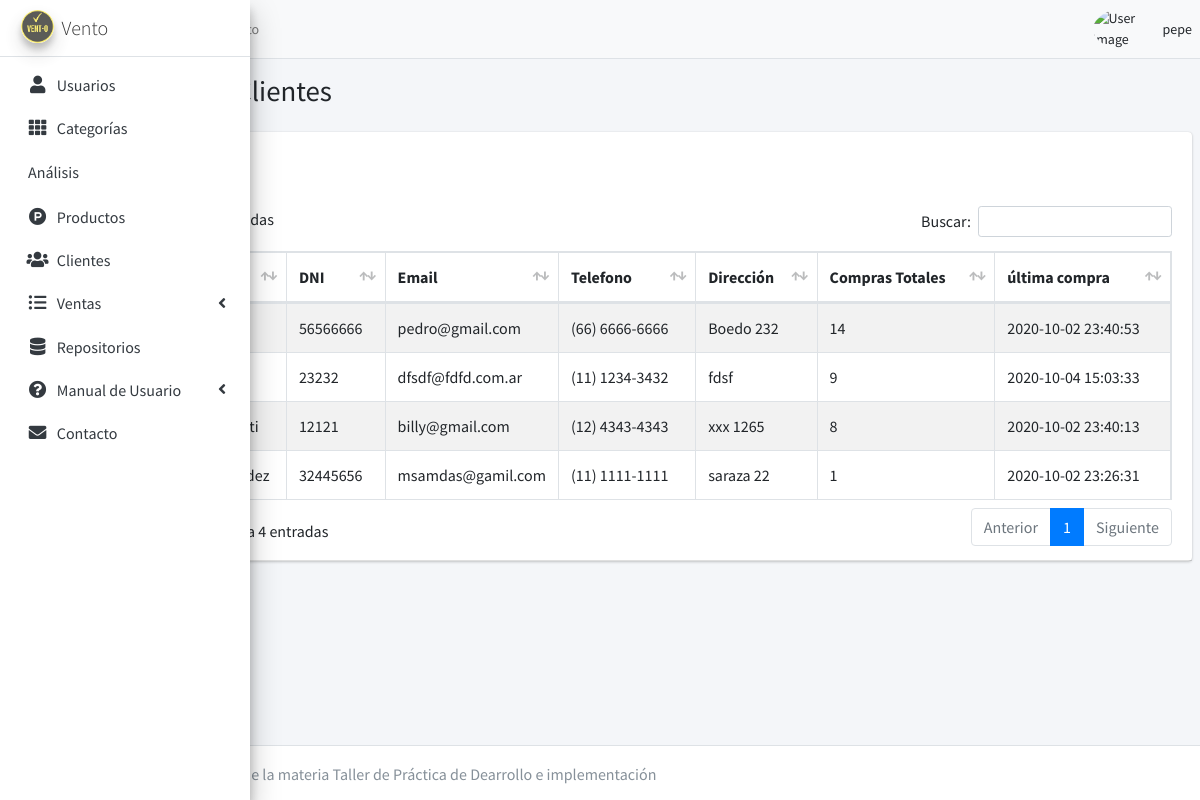
The app's page /ClientesVista (signed in) with its own data.
### tables this page shows
CREATE TABLE IF NOT EXISTS `clientes` (
  `id` int(11) NOT NULL AUTO_INCREMENT,
  `nombre` text DEFAULT NULL,
  `documento` int(11) DEFAULT NULL,
  `email` text DEFAULT NULL,
  `telefono` text DEFAULT NULL,
  `direccion` text DEFAULT NULL,
  `compras` int(11) DEFAULT NULL,
  `ultima_compra` datetime NOT NULL,
  `fecha` timestamp NULL DEFAULT current_timestamp(),
  PRIMARY KEY (`id`)
);

### controladores/template.controlador.php (called while the page is built)
<?php
class ControladorTemplate{
   static public function controladorPlantilla(){
        include  "vistas/template.php";
    }
}
?>

### index.php (called while the page is built, shortened)
<?php
require_once "controladores/template.controlador.php";
require_once "controladores/clientes.controlador.php";
require_once "controladores/ventas.controlador.php";
require_once "modelos/clientes.modelo.php";
$template = new ControladorTemplate();
$template-> controladorPlantilla();
?>

### controladores/clientes.controlador.php (called while the page is built, shortened)
<?php
class ClientesControlador{
static public function ClientesVerContr( $nomColumna,$val){
    $tbl = "clientes";
    $resp = ClientesModelo::ClientesVerModelo($tbl,$nomColumna,$val);
    return $resp;
}
}
?>

### modelos/conexion.php (called while the page is built)
<?php
class Conexion {
    public function conectar(){
        $link = new PDO("mysql:host=localhost;dbname=sistemaventas",
        "root",
        "");
        $link->exec("set names utf8");
        return $link;
    }
}
?>

### modelos/clientes.modelo.php (called while the page is built, shortened)
<?php
require_once "conexion.php";
class ClientesModelo {
static public function ClientesVerModelo($tbl,$nomColumna,$val){
        if($nomColumna != null){
            $conexionz = new Conexion();
            $query = $conexionz->conectar()->prepare("SELECT * FROM $tbl WHERE $nomColumna = :$nomColumna");
            $query -> bindParam(":".$nomColumna,$val, PDO::PARAM_STR);
            $query -> execute();
            return $query -> fetch();
        }else{
            $conexionz = new Conexion();
            $query = $conexionz->conectar()->prepare("SELECT * FROM $tbl");
            $query -> execute();
            return $query -> fetchAll();
        }
    }
}
?>

### vistas/modulos/ClientesVista.php (the view, shortened to what this page needs)
<div class="content-wrapper">
   <section class="content-header">
     <div class="container-fluid">
       <div class="row mb-2">
         <div class="col-sm-6">
          <h1>Administrar Clientes
          </h1>
         </div>
       </div>
     </div>
   </section>
   <section class="content">
     <div class="card">
       <div class="card-header">
         <button class="btn btn-outline-primary" data-toggle="modal" data-target="#AgregarClienteModal">
         </button>
         <br>
         <br>
       <div class="table-responsive">
            <table class="table table-bordered table-striped display nowrap tablas" cellspacing="0"  id="tablax" style="width:100%">
             <thead>
               <tr>
                 <th style="width:10px">#</th>
                 <th>Nombre</th>
                 <th>DNI</th>
                 <th>Email</th>
                 <th>Telefono</th>
                 <th>Dirección</th>
                 <th>Compras Totales</th>
                 <th>última compra</th>
               </tr>
               </thead>
               <tbody>
                         <?php
                               $nomColumna = null;
                               $val= null;
                               $clientesObj = ClientesControlador::ClientesVerContr($nomColumna,$val);
                           foreach ($clientesObj  as $key => $value) {
                               echo '
                               <tr>
                                   <td>'.($key+1).'</td>
                                   <td>'.$value['nombre'].'</td>
                                   <td>'.$value['documento'].'</td>
                                   <td>'.$value["email"].'</td>
                                   <td>'.$value["telefono"].'</td>
                                   <td>'.$value["direccion"].'</td>
                                   <td>'.$value["compras"].'</td>
                                   <td>'.$value["ultima_compra"].'</td>
                                   <td>'.$value["fecha"].'</td>
                                   <td>
                                 <div class="btn-group">
                                   <button class="btn btn-outline-secondary EditarClienteBtn " data-toggle="modal" data-target="#EditarClienteModal"  ClienteId="'.$value["id"].'"><i class="fas fa-pencil-alt" ></i></button>';
                           }
                         ?>
               </tbody>
            </table>
       </div>
     </div>
   </section>
 </div>

### records on screen
clientes: documento "56566666", email "pedro@gmail.com", telefono "(66) 6666-6666", direccion "Boedo 232", compras "14", ultima_compra "2020-10-02 23:40:53"
clientes: documento "23232", email "dfsdf@fdfd.com.ar", telefono "(11) 1234-3432", direccion "fdsf", compras "9", ultima_compra "2020-10-04 15:03:33"
clientes: documento "12121", email "billy@gmail.com", telefono "(12) 4343-4343", direccion "xxx 1265", compras "8", ultima_compra "2020-10-02 23:40:13"
clientes: documento "32445656", email "msamdas@gamil.com", telefono "(11) 1111-1111", direccion "saraza 22", compras "1", ultima_compra "2020-10-02 23:26:31"

### other values on screen
$_SESSION["nombre"] "pepe"
